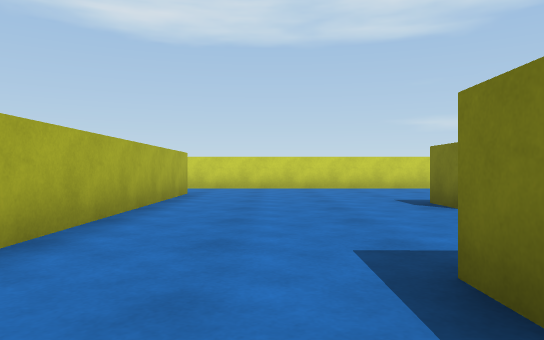
[1] (above)

24 first-person views from a walk through a 3-D level made in the Unity game engine. The camera is 0.53 m above the floor, looks level and sees 70° across. The floor is counted in squares, 1 m on a side. Each view is taken from the middle of a square. On the plan, view 1 faces up. The plan holds only what a view shows up to about 10 squares ahead; the rest is blank. The place goes on beyond the plan. The player character is not drawn.

[2]
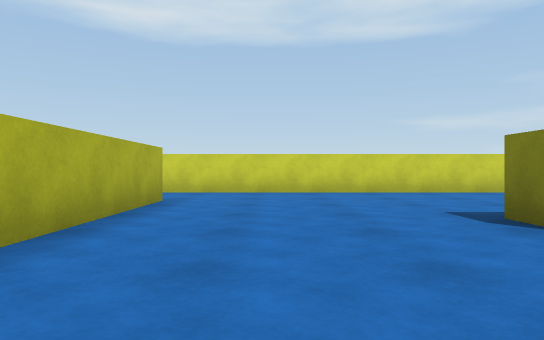

[3]
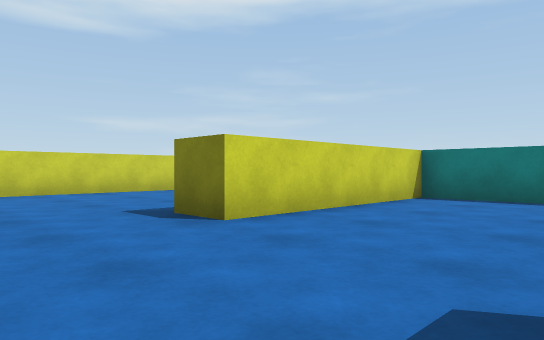

[4]
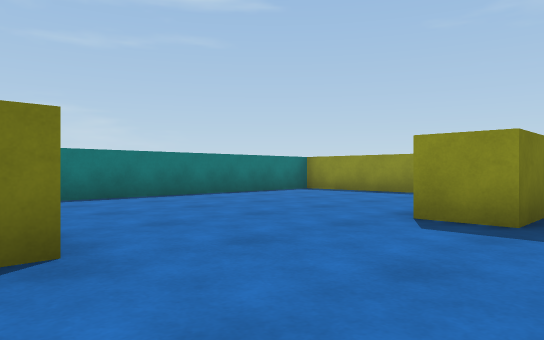

[5]
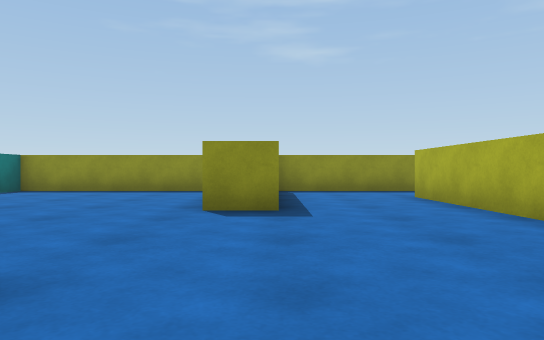

[6]
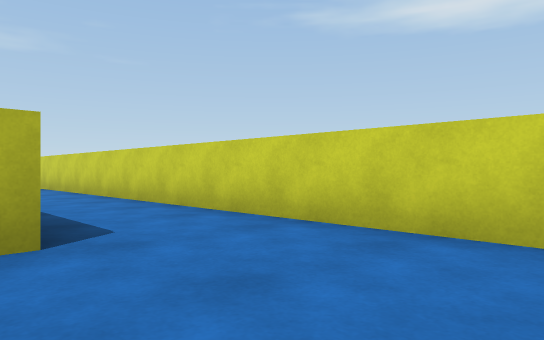

[7]
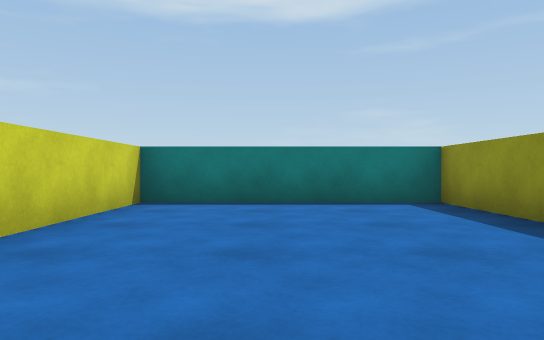

[8]
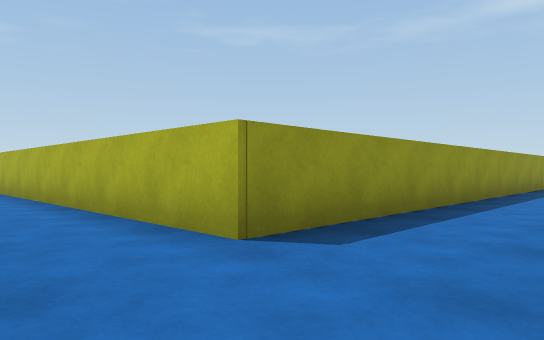

[9]
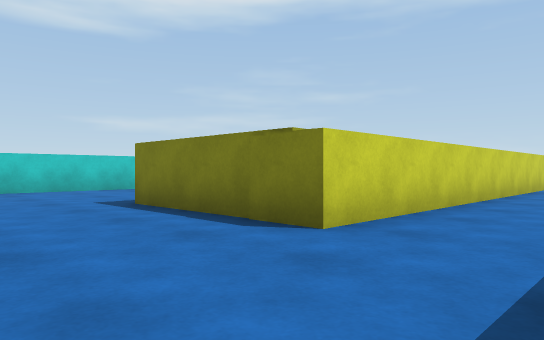

[10]
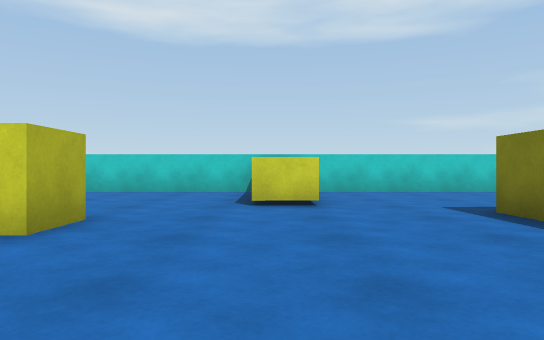

[11]
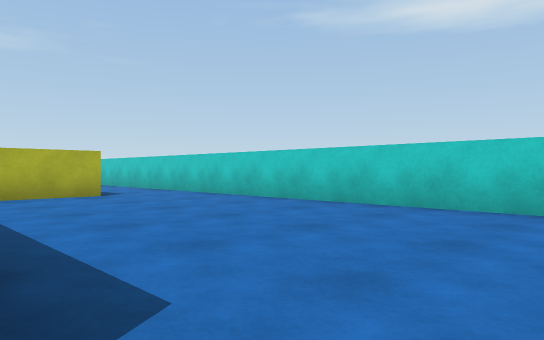

[12]
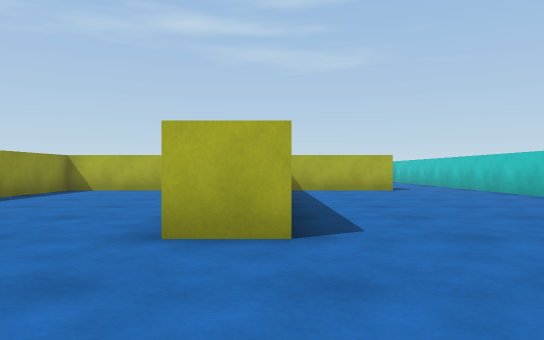

[13]
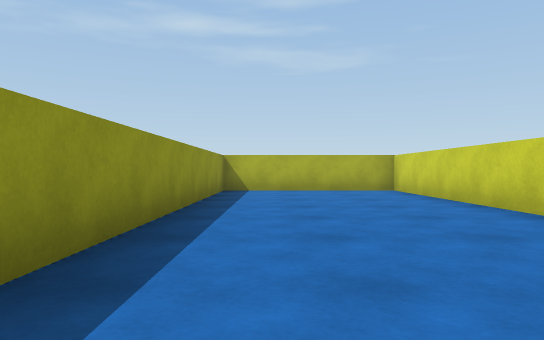

[14]
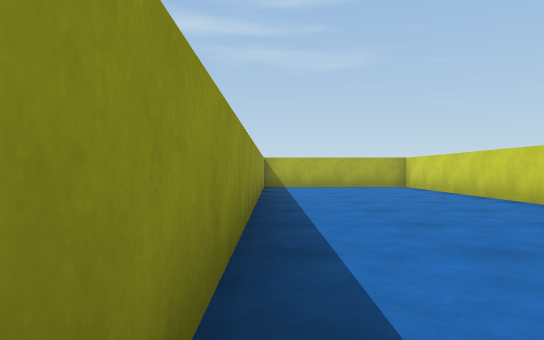

[15]
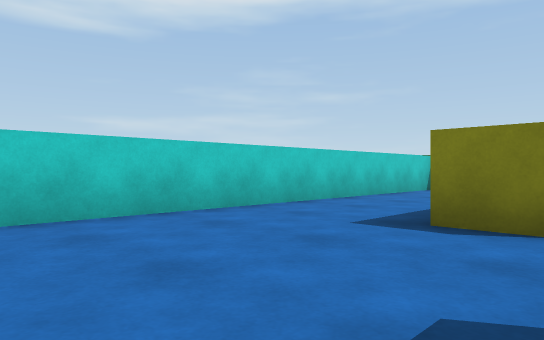

[16]
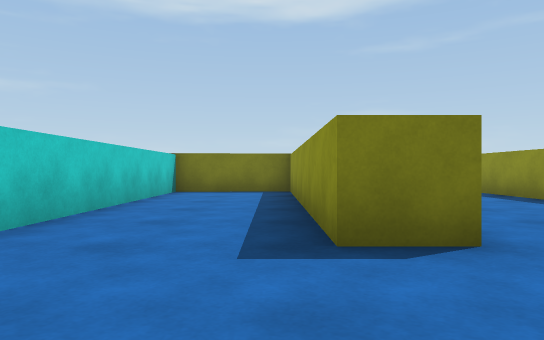

[17]
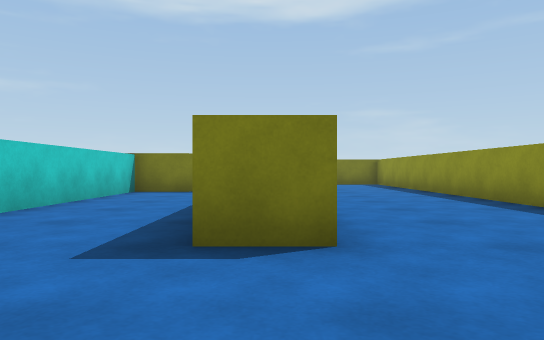

[18]
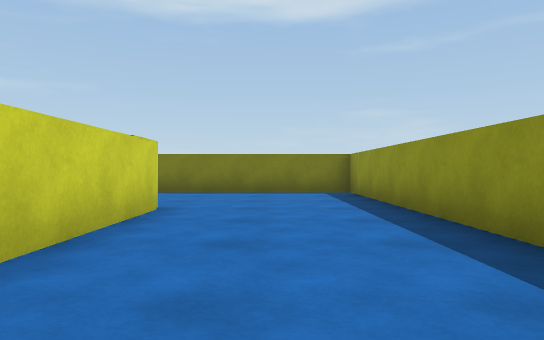

[19]
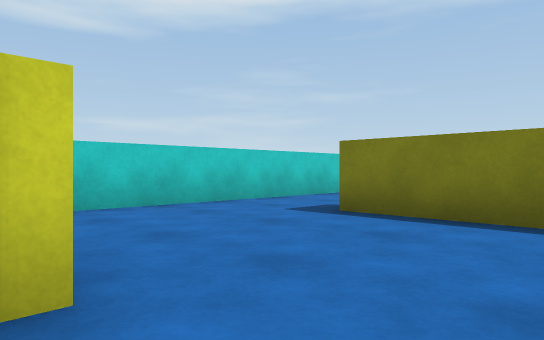

[20]
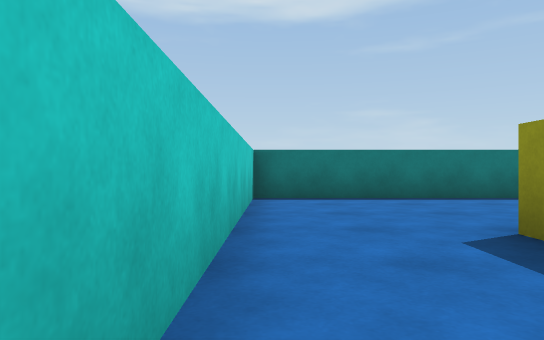

[21]
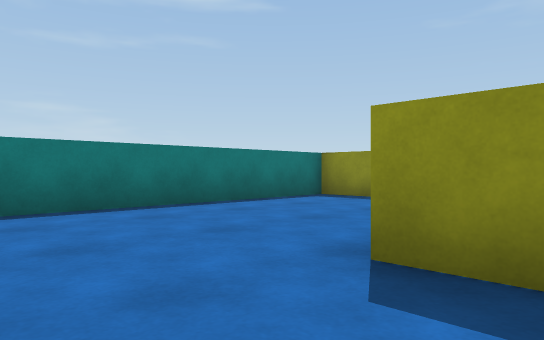

[22]
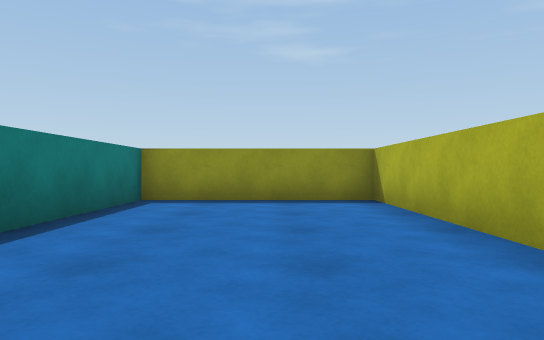

[23]
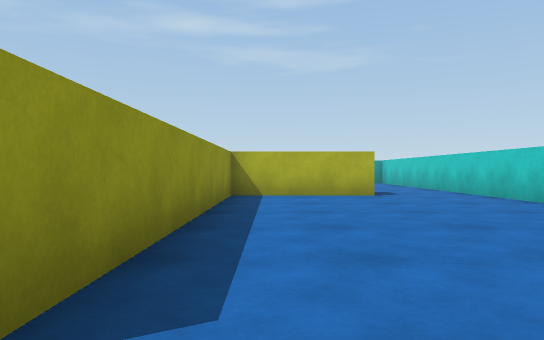

[24]
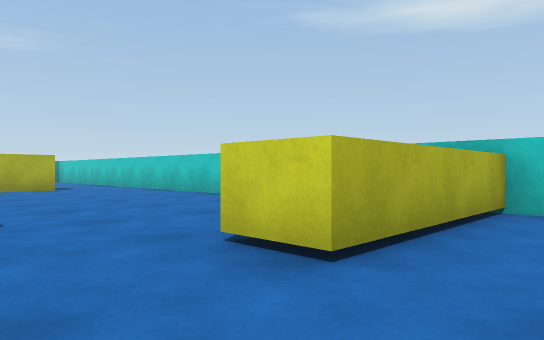

### Floor plan
Points are (right, up) in squares from view 1. A wall is a line through its corners. A room is listed if a view was taken in it or the views show most of it. See-through windows are left out.
Room 1 (views 1, 2, 3, 4, 5, 6, 7, 8, 9, 10, 12, 13, 14, 24)
walls: (0.9, 0.9) (0.9, 1.9) (1.9, 1.9); (4.9, 6.2) (7.3, 6.2) (7.3, 11.1) (-12.2, 11.1) (-12.2, 14.9); (-14.3, 15.8) (-15.3, 15.8); (-17, 13.2) (-24, 13.2); (2.6, -2.8) (7.3, -2.8) (7.3, 5.2) (2.5, 5.2) (2.5, 6.2); (-24, 12.5) (-24, 8.8) (-1.9, 8.8) (-1.8, -0.6)
ways out: opening at (-16, 14.5) to room 2; opening at (-13.5, 15.5) to room 3; opening at (-0.5, 0.5)
Room 2 (views 11, 23)
walls: (-24, 17.2) (-24, 14.2) (-17, 14.2) (-17, 13.2); (-15.4, 19.3) (-26, 19.3)
ways out: opening at (-16, 14.5) to room 1; opening at (-24.5, 18.5)
Room 3 (views 15, 16, 17)
walls: (-9.3, 15.5) (-9.3, 16.5) (-2.9, 16.5); (-14.3, 19.4) (-14.3, 15.8); (-2.5, 16.5) (-2.5, 19.3) (-14.6, 19.3)
ways out: opening at (-13.5, 15.5) to room 1; opening at (-10.3, 14) to room 4
Room 4 (views 18, 19, 20, 21, 22)
walls: (-1.4, 15.6) (-4.8, 15.6); (3.2, 16.5) (3.2, 12.1) (7.3, 12.1) (7.3, 19.3) (-0.4, 19.3); (-6.5, 12.1) (2.2, 12.1) (2.2, 17) (3.2, 17)
ways out: opening at (-10.3, 14) to room 3

Where each view was taken, in squares from view 1:
view 1: 0 up, 0 right, facing up
view 2: 2 up, 0 right, facing up
view 3: 2 up, 0 right, facing up-right
view 4: 6 up, 0 right, facing down-right
view 5: 7 up, 1 right, facing down
view 6: 8 up, 1 right, facing up-left
view 7: 9 up, 1 right, facing right
view 8: 11 up, 0 right, facing down-left
view 9: 9 up, 15 left, facing up-right
view 10: 10 up, 15 left, facing up
view 11: 14 up, 16 left, facing up-left
view 12: 14 up, 14 left, facing left
view 13: 10 up, 14 left, facing left
view 14: 9 up, 12 left, facing left
view 15: 15 up, 13 left, facing up-right
view 16: 17 up, 12 left, facing right
view 17: 16 up, 12 left, facing right
view 18: 14 up, 7 left, facing right
view 19: 14 up, 2 left, facing up-right
view 20: 19 up, 0 right, facing right
view 21: 19 up, 2 right, facing down-right
view 22: 19 up, 5 right, facing down
view 23: 15 up, 16 left, facing left
view 24: 14 up, 13 left, facing up-left
